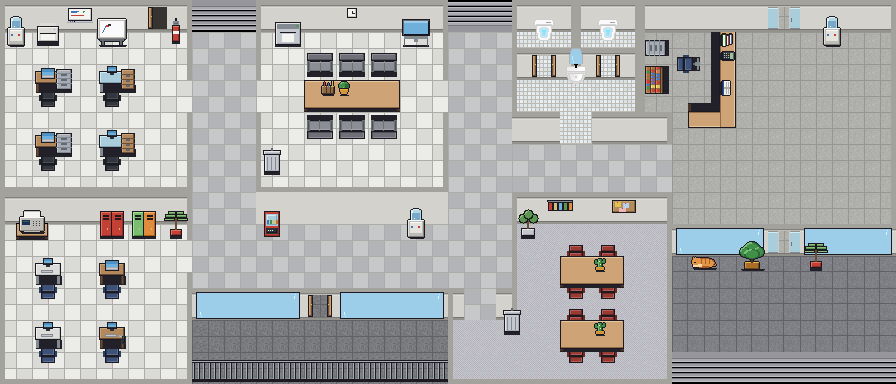

A level layout from a 2D game, rendered from its tile map. Below: a short description, then the map file with tile-grid data replaced by summaries:
An orthogonal 56x24 tile map with 16x16 px tiles, 6 tile layers (Collision, Tile Layer 1, Tile Layer 2, Tile Layer 3, ...), 4 tilesets and 64 objects.

<map version="1.10" tiledversion="1.12.2" orientation="orthogonal" renderorder="right-down" width="56" height="24" tilewidth="16" tileheight="16" infinite="0" nextlayerid="9" nextobjectid="91">
 <tileset firstgid="1" source="ex1.tsx" />
 <tileset firstgid="257" source="office_spritesheet_extended.tsx" />
 <tileset firstgid="7025" source="ani.tsx" />
 <tileset firstgid="8049" source="office_spritesheet2.tsx" />
 <objectgroup id="8" name="Object Layer 1">
  <object id="17" x="186.909" y="112.727" width="5.45455" height="78.9091" />
  <object id="18" x="-0.25" y="187.125" width="192.25" height="4.69318" />
  <object id="19" x="-0.25" y="31.25" width="4.75" height="158.75" />
  <object id="20" x="143" y="-0.25" width="31.75" height="6.75" />
  <object id="21" x="167" y="7.25" width="9.75" height="25" />
  <object id="22" x="142.75" y="5.25" width="9.5" height="27" />
  <object id="25" x="186.5" y="32" width="5.5" height="49.25" />
  <object id="26" x="35.25" y="67.75" width="36.75" height="26.75" />
  <object id="27" x="98" y="65.75" width="38.25" height="28.5" />
  <object id="31" x="98.75" y="130.25" width="36.75" height="27.75" />
  <object id="32" x="34" y="131" width="37.25" height="27.25" />
  <object id="33" x="7" y="31.25" width="18.25" height="16.25" />
  <object id="34" x="37.75" y="31.25" width="21" height="14.25" />
  <object id="35" x="97" y="30.5" width="30.25" height="16.25" />
  <object id="36" x="172" y="32" width="7.5" height="12.5" />
  <object id="37" x="16.25" y="223.25" width="31.75" height="17.75" />
  <object id="38" x="99.75" y="223.75" width="24" height="15.75" />
  <object id="39" x="131.75" y="223.5" width="24.25" height="15.75" />
  <object id="40" x="169.25" y="223.75" width="13" height="15.5" />
  <object id="41" x="34.75" y="258" width="27" height="29.75" />
  <object id="42" x="98.75" y="258.75" width="27" height="29" />
  <object id="43" x="34" y="322" width="27.5" height="29.5" />
  <object id="44" x="98" y="321.5" width="28.5" height="30" />
  <object id="45" x="304" y="288" width="8.75" height="32.5" />
  <object id="46" x="327" y="288.5" width="8.75" height="32.25" />
  <object id="47" x="407.25" y="223.5" width="17.75" height="15.75" />
  <object id="48" x="264" y="222.75" width="15.5" height="14.25" />
  <object id="49" x="274.5" y="31.25" width="26.25" height="15" />
  <object id="50" x="262.5" y="148" width="19.5" height="27" />
  <object id="51" x="401" y="32.25" width="29" height="15" />
  <object id="52" x="255.25" y="31.75" width="5.75" height="48.5" />
  <object id="53" x="255.75" y="112" width="5.25" height="80" />
  <object id="54" x="260.25" y="186.5" width="188" height="5" />
  <object id="55" x="443" y="112.25" width="5.5" height="78.5" />
  <object id="56" x="442.75" y="31.75" width="5.75" height="49.25" />
  <object id="57" x="186.75" y="223.5" width="5.25" height="17" />
  <object id="58" x="186.25" y="272" width="6.25" height="113" />
  <object id="59" x="-1" y="378.5" width="194" height="5.75" />
  <object id="60" x="-0.75" y="223" width="5.25" height="160" />
  <object id="61" x="447.75" y="319.5" width="5.25" height="65" />
  <object id="62" x="447.25" y="378.25" width="225.25" height="6.25" />
  <object id="63" x="666.5" y="223.75" width="5.5" height="160.75" />
  <object id="64" x="520.5" y="223.5" width="14.25" height="15.5" />
  <object id="65" x="511.5" y="223.5" width="5.75" height="96.5" />
  <object id="66" x="503" y="308.75" width="17.5" height="26.25" />
  <object id="67" x="512" y="31.75" width="5.25" height="17.25" />
  <object id="68" x="571.25" y="31.75" width="9.75" height="21.5" />
  <object id="69" x="527.25" y="47.25" width="113.25" height="7.25" />
  <object id="70" x="635" y="32" width="5.25" height="15.75" />
  <object id="72" x="527.5" y="47.75" width="9.5" height="32.25" />
  <object id="73" x="551" y="47" width="11.75" height="32.75" />
  <object id="74" x="591.75" y="47.75" width="8.5" height="32" />
  <object id="75" x="614.5" y="46.75" width="11.75" height="33" />
  <object id="76" x="634.5" y="79.5" width="10.5" height="32.5" />
  <object id="77" x="512" y="79.75" width="5.25" height="33" />
  <object id="78" x="767.75" y="-0.75" width="11" height="32.25" />
  <object id="79" x="788.75" y="-0.25" width="12" height="32.75" />
  <object id="80" x="767.25" y="-0.25" width="33.25" height="6.5" />
  <object id="81" x="823.25" y="31.75" width="17.25" height="14.75" />
  <object id="82" x="740.75" y="255.25" width="25" height="16" />
  <object id="83" x="809.25" y="255.75" width="13.5" height="16" />
  <object id="84" x="890.5" y="31.25" width="5.25" height="192.75" />
  <object id="85" x="767.5" y="223.25" width="11" height="32.5" />
  <object id="86" x="789" y="223.5" width="11.25" height="33" />
 </objectgroup>
 <layer id="7" name="Collision" width="56" height="24">
  <data>[1344 cells, 296 non-empty, 1 distinct tile ids]</data>
 </layer>
 <layer id="1" name="Tile Layer 1" width="56" height="24">
  <data>[1344 cells, 1220 non-empty, 39 distinct tile ids]</data>
 </layer>
 <layer id="2" name="Tile Layer 2" width="56" height="24">
  <data>[1344 cells, 514 non-empty, 87 distinct tile ids]</data>
 </layer>
 <layer id="3" name="Tile Layer 3" width="56" height="24">
  <data>[1344 cells, 116 non-empty, 84 distinct tile ids]</data>
 </layer>
 <layer id="4" name="Tile Layer 4" width="56" height="24">
  <data>[1344 cells, 42 non-empty, 23 distinct tile ids]</data>
 </layer>
 <layer id="5" name="Tile Layer 5" width="56" height="24">
  <data>[1344 cells, 17 non-empty, 15 distinct tile ids]</data>
 </layer>
</map>
